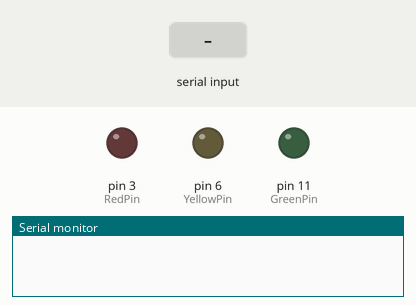
This sketch was run on a simulated Arduino Uno, built with avr-gcc and run on an emulated ATmega328P. Parts: output pins drawn as LEDs (lit = HIGH), the last lines printed to the serial monitor. The inputs (shaded band) are chosen by the test bench.

Above: at 1.2 s.
1.3 s: "r90\n" received over Serial
At 2.6 s:
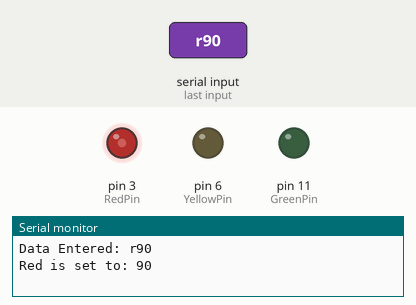
2.9 s: "y90\n" received over Serial
At 4.0 s:
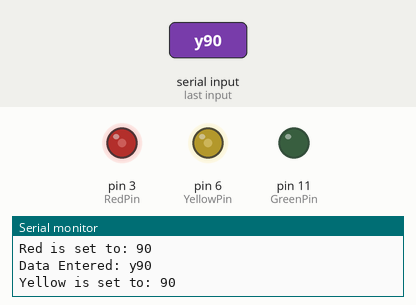
4.5 s: "r,45\n" received over Serial
At 5.2 s:
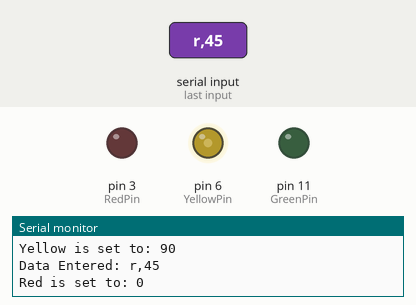
6.1 s: "g90\n" received over Serial
At 7.4 s:
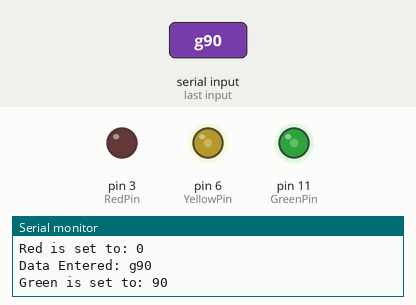
7.7 s: "R90\n" received over Serial
At 8.8 s:
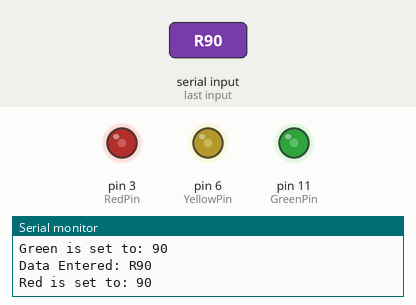
9.3 s: "y,45\n" received over Serial
At 10.1 s:
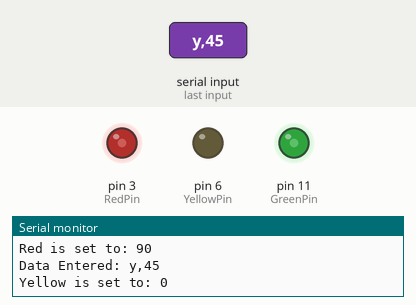
Timing chart, 0 to 11.9 s (numbered marks = the images above; inputs shaded):
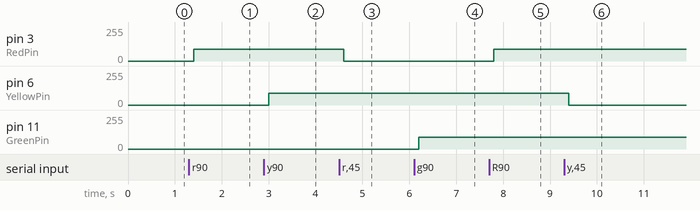

The sketch:

InputPortaSerieLED.ino
```cpp
// Project - Serial controlled R Lamp

char buffer[18];
int RedPin = 3;
int GreenPin = 11;
int YellowPin = 6;

void setup() {
  Serial.begin(9600);
  Serial.flush();
  pinMode(RedPin, OUTPUT);
  pinMode(GreenPin, OUTPUT);
  pinMode(YellowPin, OUTPUT);
}

void loop() {
  if (Serial.available() > 0) {
    int index = 0;
    delay(100); //let the buffer fill up
    int numChar = Serial.available();
    if (numChar > 15) {
      numChar = 15;
    }
    while (numChar--){
      buffer[index++] = Serial.read();
    }
    splitString(buffer);
  }
}

void splitString(char* data) {
  Serial.print("Data Entered: ");
  Serial.println(data);
  char* parameter;
  parameter = strtok (data, " , ");

  while(parameter != NULL) {
    setLED(parameter);
    parameter = strtok (NULL, " , ");
  }
  //Clear the text and serial buffers
  for (int x = 0; x < 16; x++) {
    buffer[x] = '\0';
  }
Serial.flush();
}

void setLED(char* data) {
   if ((data[0] == 'r') || (data[0] == 'R')) {
      int Ans = strtol(data+1, NULL, 10);
      Ans = constrain(Ans, 0, 255);
      analogWrite(RedPin, Ans);
      Serial.print("Red is set to: ");
      Serial.println(Ans);
    }

    if((data[0] == 'y') || (data[0] == 'Y')) {
      int Ans = strtol(data+1, NULL, 10);
      Ans = constrain(Ans, 0, 255);
      analogWrite(YellowPin, Ans);
      Serial.print("Yellow is set to: ");
      Serial.println(Ans);
    }

    if((data[0] == 'g') || (data[0] == 'G')) {
      int Ans = strtol(data+1, NULL, 10);
      Ans = constrain(Ans, 0, 255);
      analogWrite(GreenPin, Ans);
      Serial.print("Green is set to: ");
      Serial.println(Ans);
    }
  }
```

Measured:
- after the input at 1.3 s, pin 3 (RedPin): 0/255 → 90/255 after 0.10 s
- after the input at 2.9 s, pin 6 (YellowPin): 0/255 → 90/255 after 0.10 s
- after the input at 4.5 s, pin 3 (RedPin): 90/255 → 0/255 after 0.10 s
- after the input at 6.1 s, pin 11 (GreenPin): 0/255 → 90/255 after 0.10 s
- after the input at 7.7 s, pin 3 (RedPin): 0/255 → 90/255 after 0.10 s
- after the input at 9.3 s, pin 6 (YellowPin): 90/255 → 0/255 after 0.10 s
